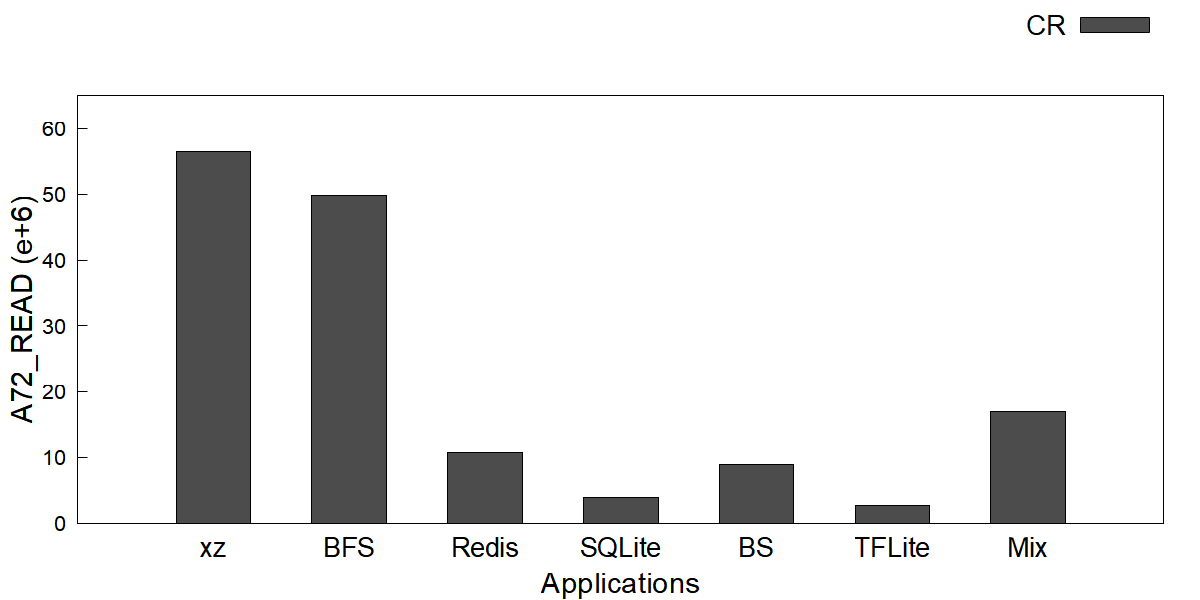

This figure's gnuplot source:
# tile_a72_read.plt - one counter, one bar per application per data path.
#
# Style mirrors the paper bar charts (image/*.plt): clustered
# bars, Arial 16/22/20, opaque fill with black border, key
# outside top right.  Bars use `with boxes` with explicit
# width and offsets (see tools/gen_fig_plts.py); xrange
# [0:8] centers the 7 application groups.  Full 4-side
# frame (border 15), tics only on left y / bottom x
# (nomirror).  Colors: 2-series figures use #B2172B
# (left, dark) / #F5A682 (right, light); the 3-series
# figure keeps dark gray / light gray / red.
#
# Linear y axis: values / 1e6 (see the using clause),
# ylabel unit (e+6), yrange just above the data max,
# coarse integer tics (1/2/5 x 10^k step).
#
# Data: fig/tile_a72_read.dat (raw differenced rates).
#
# Usage: gnuplot fig/tile_a72_read.plt   (from the repo root)

set terminal pngcairo size 1200,600 enhanced font 'Arial,16'
set output 'fig/tile_a72_read.png'

set ylabel 'A72\_READ (e+6)' font 'Arial,22'
set xlabel 'Applications' font 'Arial,22'

set style fill solid border -1
set boxwidth 0.55

set yrange [0:65]
set format y '%.0f'
set ytics 10

set border 15
set ytics nomirror
set xtics nomirror

# xtics anchored at the cluster centers (1..7); the app
# names come from fig/tile_a72_read.dat column 1.
set xtics ('xz' 1, 'BFS' 2, 'Redis' 3, 'SQLite' 4, 'BS' 5, 'TFLite' 6, 'Mix' 7) font ',20'
set xrange [0:8]

set tmargin 4
set key outside top right horizontal font 'Arial,20'

C_CR = "#4C4C4C"

plot 'fig/tile_a72_read.dat' using ($0+1):($2/1e6) with boxes title 'CR' lc rgb C_CR
